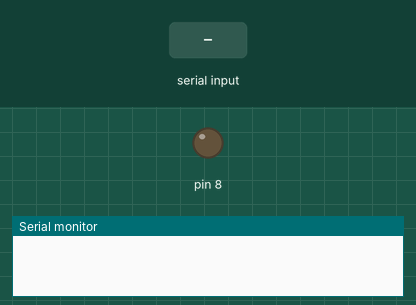
This sketch was run on a simulated Arduino Uno, built for the host (arithmetic inside an expression is 32-bit, double 64-bit). Shown: output pins drawn as LEDs (lit = HIGH), the last lines printed to the serial monitor. Dashed ring = blinking. The inputs (shaded band) are chosen by the test bench.

Above: at 0.0 s.
At 5.25 s:
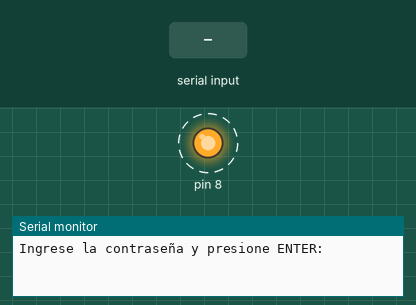
5.3 s: "1\n" received over Serial
Timing chart, 0 to 14.3 s (numbered marks = the images above; inputs shaded):
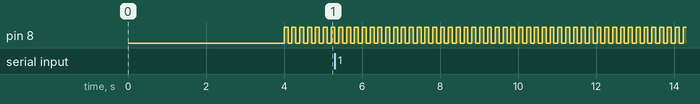

The sketch:

conntrasenia_led.ino
```cpp
const String CONTRASEÑA = "ites123";

bool accesoPermitido = false;
unsigned long ultimoBlink = 0;
int intervalosBlink = 100;
bool estadoLED = false;

void setup() {
  delay (4000);
  Serial.begin(115200);
  pinMode(8, OUTPUT);
  digitalWrite(8, LOW);

  Serial.println("Ingrese la contraseña y presione ENTER:");
}

void loop() {
  if (!accesoPermitido) {

    unsigned long ahora = millis();
    if (ahora - ultimoBlink >= intervalosBlink) {
      ultimoBlink = ahora;
      estadoLED = !estadoLED;
      digitalWrite(8, estadoLED ? HIGH : LOW);
    }


    if (Serial.available() > 0) {
      String ingresado = Serial.readStringUntil('\n');

      if (ingresado == CONTRASEÑA) {
        accesoPermitido = true;
        digitalWrite(8, LOW);
        Serial.println("Contraseña correcta.");
      } else {
        Serial.println("Contraseña incorrecta. Intente de nuevo:");
      }
    }

  } else {
  }
}
```

Measured:
- by itself, pin 8: alternates HIGH for 0.10 s and LOW for 0.10 s
